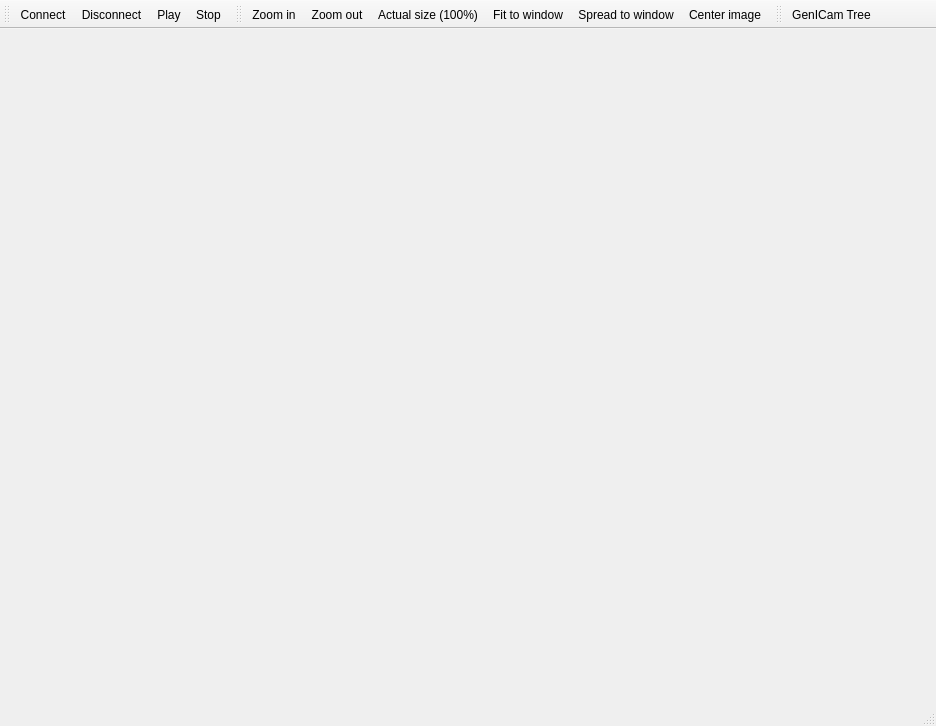
<?xml version="1.0" encoding="UTF-8"?>
<ui version="4.0">
 <class>IpxPlayerClass</class>
 <widget class="QMainWindow" name="IpxPlayerClass">
  <property name="geometry">
   <rect>
    <x>0</x>
    <y>0</y>
    <width>936</width>
    <height>726</height>
   </rect>
  </property>
  <property name="windowTitle">
   <string>IpxPlayer</string>
  </property>
  <property name="windowIcon">
   <iconset resource="../common/res/qrc/imperx.qrc">
    <normaloff>:/icons/imperx.ico</normaloff>:/icons/imperx.ico</iconset>
  </property>
  <widget class="QWidget" name="centralWidget">
   <layout class="QVBoxLayout" name="centralLayout">
    <property name="leftMargin">
     <number>0</number>
    </property>
    <property name="topMargin">
     <number>0</number>
    </property>
    <property name="rightMargin">
     <number>0</number>
    </property>
    <property name="bottomMargin">
     <number>0</number>
    </property>
   </layout>
  </widget>
  <widget class="QToolBar" name="toolBarFile">
   <property name="windowTitle">
    <string>File toolbar</string>
   </property>
   <attribute name="toolBarArea">
    <enum>TopToolBarArea</enum>
   </attribute>
   <attribute name="toolBarBreak">
    <bool>false</bool>
   </attribute>
   <addaction name="actionConnect"/>
   <addaction name="actionDisconnect"/>
   <addaction name="actionPlay"/>
   <addaction name="actionStop"/>
  </widget>
  <widget class="QStatusBar" name="statusBar"/>
  <widget class="QToolBar" name="toolBarDisplay">
   <property name="windowTitle">
    <string>Display toolbar</string>
   </property>
   <attribute name="toolBarArea">
    <enum>TopToolBarArea</enum>
   </attribute>
   <attribute name="toolBarBreak">
    <bool>false</bool>
   </attribute>
   <addaction name="actionZoomIn"/>
   <addaction name="actionZoomOut"/>
   <addaction name="actionActualSize"/>
   <addaction name="actionFitToWindow"/>
   <addaction name="actionSpreadToWindow"/>
   <addaction name="actionCenterImage"/>
  </widget>
  <widget class="QToolBar" name="toolBarView">
   <property name="windowTitle">
    <string>View toolbar</string>
   </property>
   <attribute name="toolBarArea">
    <enum>TopToolBarArea</enum>
   </attribute>
   <attribute name="toolBarBreak">
    <bool>false</bool>
   </attribute>
   <addaction name="actionGenICamTree"/>
  </widget>
  <action name="actionSaveConfigurationAs">
   <property name="text">
    <string>Save configuration &amp;as...</string>
   </property>
  </action>
  <action name="actionSaveGenICamXML">
   <property name="text">
    <string>Save &amp;GenICam XML...</string>
   </property>
  </action>
  <action name="actionExit">
   <property name="text">
    <string>E&amp;xit</string>
   </property>
  </action>
  <action name="actionConnect">
   <property name="icon">
    <iconset resource="../common/res/qrc/imperx.qrc">
     <normaloff>:/images/connection_USB.png</normaloff>:/images/connection_USB.png</iconset>
   </property>
   <property name="text">
    <string>Connect</string>
   </property>
  </action>
  <action name="actionDisconnect">
   <property name="icon">
    <iconset resource="../common/res/qrc/imperx.qrc">
     <normaloff>:/images/disconnection_USB.png</normaloff>:/images/disconnection_USB.png</iconset>
   </property>
   <property name="text">
    <string>Disconnect</string>
   </property>
  </action>
  <action name="actionPlay">
   <property name="icon">
    <iconset resource="../common/res/qrc/imperx.qrc">
     <normaloff>:/images/play.png</normaloff>:/images/play.png</iconset>
   </property>
   <property name="text">
    <string>Play</string>
   </property>
  </action>
  <action name="actionStop">
   <property name="icon">
    <iconset resource="../common/res/qrc/imperx.qrc">
     <normaloff>:/images/stop.png</normaloff>:/images/stop.png</iconset>
   </property>
   <property name="text">
    <string>Stop</string>
   </property>
  </action>
  <action name="actionRecord">
   <property name="text">
    <string>Record</string>
   </property>
  </action>
  <action name="actionSnap">
   <property name="text">
    <string>Snap</string>
   </property>
  </action>
  <action name="actionGenICamTree">
   <property name="checkable">
    <bool>false</bool>
   </property>
   <property name="checked">
    <bool>false</bool>
   </property>
   <property name="icon">
    <iconset resource="../common/res/qrc/imperx.qrc">
     <normaloff>:/images/GenICamTree_32.png</normaloff>:/images/GenICamTree_32.png</iconset>
   </property>
   <property name="text">
    <string>GenICam Tree</string>
   </property>
  </action>
  <action name="actionCamConfig_BasicView">
   <property name="checkable">
    <bool>true</bool>
   </property>
   <property name="icon">
    <iconset resource="../common/res/qrc/imperx.qrc">
     <normaloff>:/images/camconfig_basic.png</normaloff>:/images/camconfig_basic.png</iconset>
   </property>
   <property name="text">
    <string>CamConfig - Basic View</string>
   </property>
  </action>
  <action name="actionCamConfig_ExpertView">
   <property name="checkable">
    <bool>true</bool>
   </property>
   <property name="icon">
    <iconset resource="../common/res/qrc/imperx.qrc">
     <normaloff>:/images/camconfig_expert.png</normaloff>:/images/camconfig_expert.png</iconset>
   </property>
   <property name="text">
    <string>CamConfig - Expert View</string>
   </property>
  </action>
  <action name="actionColorizeHistogram">
   <property name="text">
    <string>Colorize by markers</string>
   </property>
  </action>
  <action name="actionStretchHistogram">
   <property name="text">
    <string>Stretch between markers</string>
   </property>
  </action>
  <action name="actionImageProcessing">
   <property name="checkable">
    <bool>true</bool>
   </property>
   <property name="icon">
    <iconset>
     <normaloff>:/images/image_processing.png</normaloff>:/images/image_processing.png</iconset>
   </property>
   <property name="text">
    <string>Image processing</string>
   </property>
  </action>
  <action name="actionDefaultPanelsLayout">
   <property name="text">
    <string>Default panels layout</string>
   </property>
  </action>
  <action name="actionBrowseRecordingFolder">
   <property name="text">
    <string>Browse the recording folder</string>
   </property>
  </action>
  <action name="actionOpenLastRecordedFile">
   <property name="text">
    <string>Open last recorded file</string>
   </property>
  </action>
  <action name="actionBuffer">
   <property name="text">
    <string>Buffer</string>
   </property>
  </action>
  <action name="actionTextOverlay">
   <property name="text">
    <string>Text overlay</string>
   </property>
  </action>
  <action name="actionDisplayOptions">
   <property name="text">
    <string>Display</string>
   </property>
  </action>
  <action name="actionCaptureOptions">
   <property name="text">
    <string>Capture</string>
   </property>
  </action>
  <action name="actionApplicationOptions">
   <property name="text">
    <string>Application options</string>
   </property>
  </action>
  <action name="actionZoomIn">
   <property name="icon">
    <iconset resource="../common/res/qrc/imperx.qrc">
     <normaloff>:/images/zoom+.png</normaloff>:/images/zoom+.png</iconset>
   </property>
   <property name="text">
    <string>Zoom in</string>
   </property>
  </action>
  <action name="actionZoomOut">
   <property name="icon">
    <iconset resource="../common/res/qrc/imperx.qrc">
     <normaloff>:/images/zoom-.png</normaloff>:/images/zoom-.png</iconset>
   </property>
   <property name="text">
    <string>Zoom out</string>
   </property>
  </action>
  <action name="actionActualSize">
   <property name="icon">
    <iconset resource="../common/res/qrc/imperx.qrc">
     <normaloff>:/images/zoom_100.png</normaloff>:/images/zoom_100.png</iconset>
   </property>
   <property name="text">
    <string>Actual size (100%)</string>
   </property>
  </action>
  <action name="actionFitToWindow">
   <property name="icon">
    <iconset resource="../common/res/qrc/imperx.qrc">
     <normaloff>:/images/zoom_fit_window.png</normaloff>:/images/zoom_fit_window.png</iconset>
   </property>
   <property name="text">
    <string>Fit to window</string>
   </property>
  </action>
  <action name="actionSpreadToWindow">
   <property name="icon">
    <iconset resource="../common/res/qrc/imperx.qrc">
     <normaloff>:/images/zoom_spread_window.png</normaloff>:/images/zoom_spread_window.png</iconset>
   </property>
   <property name="text">
    <string>Spread to window</string>
   </property>
  </action>
  <action name="actionFullScreen">
   <property name="icon">
    <iconset resource="../common/res/qrc/imperx.qrc">
     <normaloff>:/images/full_screen.png</normaloff>:/images/full_screen.png</iconset>
   </property>
   <property name="text">
    <string>Full screen</string>
   </property>
  </action>
  <action name="actionCenterImage">
   <property name="icon">
    <iconset resource="../common/res/qrc/imperx.qrc">
     <normaloff>:/images/center_window.png</normaloff>:/images/center_window.png</iconset>
   </property>
   <property name="text">
    <string>Center image</string>
   </property>
  </action>
  <action name="actionHelp">
   <property name="text">
    <string>Help</string>
   </property>
  </action>
  <action name="actionAbout">
   <property name="text">
    <string>About</string>
   </property>
  </action>
 </widget>
 <layoutdefault spacing="6" margin="11"/>
 <resources>
  <include location="../common/res/qrc/imperx.qrc"/>
  <include location="../common/res/qrc/imperx.qrc"/>
  <include location="../common/res/qrc/imperx.qrc"/>
  <include location="../common/res/qrc/imperx.qrc"/>
  <include location="../common/res/qrc/imperx.qrc"/>
  <include location="../common/res/qrc/imperx.qrc"/>
 </resources>
 <connections/>
</ui>
